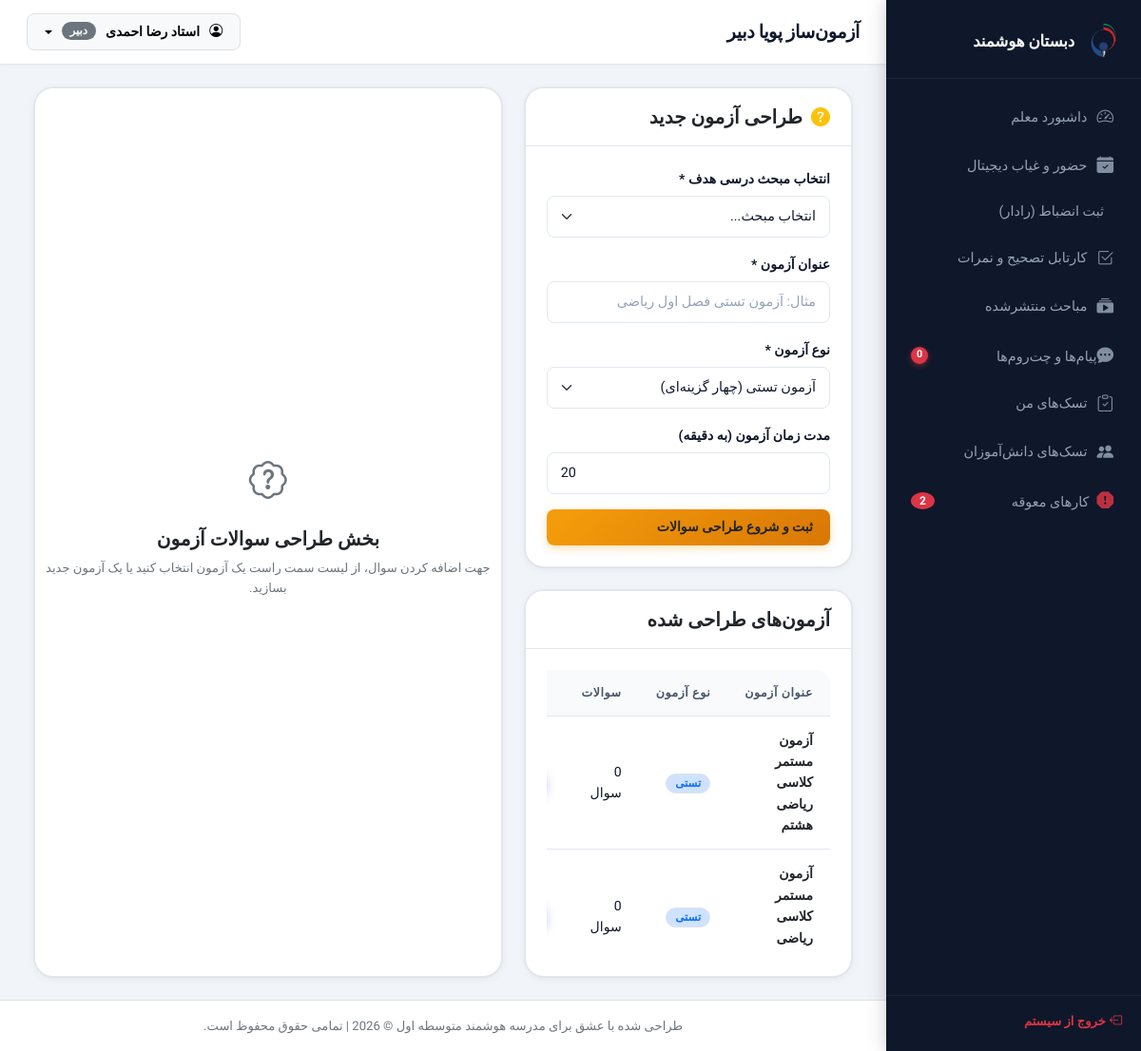
Page /teacher/quiz_builder.php (signed in) on the committed database.
### tables this page shows
CREATE TABLE `quizzes` (
  `id` int(11) NOT NULL,
  `topic_id` int(11) NOT NULL,
  `quiz_title` varchar(255) NOT NULL,
  `quiz_type` enum('multiple_choice','essay') NOT NULL,
  `duration_minutes` int(11) DEFAULT NULL,
  `created_at` timestamp NOT NULL DEFAULT current_timestamp()
);

### teacher/quiz_builder.php (the view, shortened to what this page needs)
<?php
require_once '../includes/header.php';
$quizId = isset($_GET['quiz_id']) ? (int)$_GET['quiz_id'] : 0;
$activeQuiz = null;
try {
    $stmtT = $pdo->prepare("SELECT id FROM teachers WHERE user_id = ?");
    $stmtT->execute([$_SESSION['user_id']]);
    $teacherId = $stmtT->fetchColumn();
} catch (PDOException $e) {
    die("خطا در لود مباحث: " . $e->getMessage());
}
try {
    $stmtAllQuizzes = $pdo->prepare("SELECT q.*, t.topic_title, c.class_name, co.course_name,
        (SELECT COUNT(*) FROM quiz_questions WHERE quiz_id = q.id) as questions_count
        FROM quizzes q
        JOIN topics t ON q.topic_id = t.id
        JOIN class_teacher_course ctc ON t.class_teacher_course_id = ctc.id
        JOIN classes c ON ctc.class_id = c.id
        JOIN courses co ON ctc.course_id = co.id
        WHERE ctc.teacher_id = ?
        ORDER BY q.created_at DESC");
    $stmtAllQuizzes->execute([$teacherId]);
    $quizzesList = $stmtAllQuizzes->fetchAll();
} catch (PDOException $e) {
    die("خطا در بارگذاری آزمون‌ها: " . $e->getMessage());
}
?>
<div class="container-fluid">
    <div class="row g-4">
        <div class="col-lg-5">
            <div class="card border-0 shadow-sm rounded-3 mb-4">
                <div class="card-header bg-white py-3">
                    <h5 class="fw-bold mb-0"><i class="bi bi-question-circle-fill text-warning me-1"></i> طراحی آزمون جدید</h5>
                </div>
                <div class="card-body">
                    <form method="POST" action="">
                        <div class="mb-3">
                            <label class="form-label">انتخاب مبحث درسی هدف *</label>
                            <select name="topic_id" class="form-select" required>
                                <option value="">انتخاب مبحث...</option>
                            </select>
                        </div>
                        <div class="mb-3">
                            <label class="form-label">عنوان آزمون *</label>
                            <input type="text" name="quiz_title" class="form-control" placeholder="مثال: آزمون تستی فصل اول ریاضی" required>
                        </div>
                        <div class="mb-3">
                            <label class="form-label">نوع آزمون *</label>
                            <select name="quiz_type" class="form-select" id="quizTypeSelect" onchange="toggleDurationField()" required>
                                <option value="multiple_choice">آزمون تستی (چهار گزینه‌ای)</option>
                            </select>
                        </div>
                        <div class="mb-3" id="durationField">
                            <label class="form-label">مدت زمان آزمون (به دقیقه)</label>
                            <input type="number" name="duration_minutes" class="form-control" value="20" min="1">
                        </div>
                        <button type="submit" class="btn btn-warning w-100 fw-bold text-dark">ثبت و شروع طراحی سوالات</button>
                    </form>
                </div>
            </div>
            <div class="card border-0 shadow-sm rounded-3">
                <div class="card-header bg-white py-3">
                    <h5 class="fw-bold mb-0">آزمون‌های طراحی شده</h5>
                </div>
                <div class="card-body p-0">
                    <?php if (empty($quizzesList)): ?>
                        <div class="text-center py-5">
                            <i class="bi bi-question-diamond fs-1 text-secondary mb-2"></i>
                            <p class="text-secondary mb-0">هنوز آزمونی طراحی نشده است.</p>
                        </div>
                    <?php else: ?>
                        <div class="table-responsive" style="max-height: 300px; overflow-y: auto;">
                            <table class="table custom-table mb-0">
                                <thead>
                                    <tr>
                                        <th>عنوان آزمون</th>
                                        <th>نوع آزمون</th>
                                        <th>سوالات</th>
                                        <th>اقدام</th>
                                    </tr>
                                </thead>
                                <tbody>
                                    <?php foreach ($quizzesList as $qz): ?>
                                        <tr class="<?= $quizId == $qz['id'] ? 'bg-light-subtle' : '' ?>">
                                            <td class="fw-bold text-dark"><?= htmlspecialchars($qz['quiz_title']) ?></td>
                                            <td>
                                                <span class="badge bg-<?= $qz['quiz_type'] === 'multiple_choice' ? 'primary' : 'info' ?>-subtle text-<?= $qz['quiz_type'] === 'multiple_choice' ? 'primary' : 'info' ?> border">
                                                    <?= $qz['quiz_type'] === 'multiple_choice' ? 'تستی' : 'تشریحی' ?>
                                                </span>
                                            </td>
                                            <td><?= $qz['questions_count'] ?> سوال</td>
                                            <td>
                                            </td>
                                        </tr>
                                    <?php endforeach; ?>
                                </tbody>
                            </table>
                        </div>
                    <?php endif; ?>
                </div>
            </div>
        </div>
        <div class="col-lg-7">
            <?php if (!$activeQuiz): ?>
                <div class="card border-0 shadow-sm rounded-3 py-5 text-center h-100 d-flex align-items-center justify-content-center">
                    <i class="bi bi-patch-question fs-1 text-secondary mb-3"></i>
                    <h5 class="fw-bold">بخش طراحی سوالات آزمون</h5>
                    <p class="text-secondary small">جهت اضافه کردن سوال، از لیست سمت راست یک آزمون انتخاب کنید یا یک آزمون جدید بسازید.</p>
                </div>
            <?php endif; ?>
        </div>
    </div>
</div>
<?php require_once '../includes/footer.php'; ?>

### assets/css/style.css (style rules this page uses)
:root { --sidebar-bg: #0F172A; --sidebar-hover: rgba(99, 102, 241, 0.12); --sidebar-text: #94A3B8; --sidebar-active-text: #FFFFFF; --sidebar-active-bg: rgba(99, 102, 241, 0.2); --sidebar-active-border:#6366F1; --sidebar-width: 268px; --body-bg: #F1F5F9; --card-bg: #FFFFFF; --card-bg-alt: #F8FAFC; --text-primary: #0F172A; --text-secondary: #475569; --text-muted: #94A3B8; --primary: #6366F1; --primary-hover: #4F46E5; --primary-light: rgba(99, 102, 241, 0.1); --primary-subtle: #EEF2FF; --accent: #F97316; --accent-hover: #EA6C00; --accent-light: rgba(249, 115, 22, 0.1); --success: #10B981; --success-light: rgba(16, 185, 129, 0.1); --danger: #EF4444; --danger-light: rgba(239, 68, 68, 0.1); --warning: #F59E0B; --warning-light: rgba(245, 158, 11, 0.1); --info: #3B82F6; --info-light: rgba(59, 130, 246, 0.1); --border: #E2E8F0; --border-strong: #CBD5E1; --shadow-xs: 0 1px 2px rgba(0,0,0,.04); --shadow-sm: 0 2px 8px rgba(0,0,0,.06), 0 0 0 1px rgba(0,0,0,.04); --shadow-md: 0 4px 16px rgba(0,0,0,.08), 0 0 0 1px rgba(0,0,0,.04); --shadow-lg: 0 8px 32px rgba(0,0,0,.10), 0 0 0 1px rgba(0,0,0,.04); --shadow-clay: 4px 4px 0px rgba(99,102,241,.18), 0 4px 16px rgba(99,102,241,.12); --radius-sm: 8px; --radius-md: 14px; --radius-lg: 20px; --radius-xl: 28px; --radius-pill: 999px; --ease: cubic-bezier(0.25, 0.8, 0.25, 1); --transition: 0.22s var(--ease); }
*, *::before, *::after { box-sizing: border-box; }
html { scroll-behavior: smooth; }
body { font-family: 'Vazirmatn', system-ui, sans-serif; background-color: var(--body-bg); color: var(--text-primary); direction: rtl; overflow-x: hidden; -webkit-font-smoothing: antialiased; font-size: 15px; line-height: 1.6; }
.card { border-radius: var(--radius-lg) !important; border: 1px solid var(--border) !important; box-shadow: var(--shadow-sm) !important; transition: box-shadow var(--transition), transform var(--transition); overflow: hidden; }
.card-header { background-color: var(--card-bg) !important; border-bottom: 1px solid var(--border) !important; padding: 18px 22px !important; }
.card-body { padding: 22px !important; }
.custom-table { border-radius: var(--radius-md); overflow: hidden; background-color: var(--card-bg); width: 100%; border-collapse: separate; border-spacing: 0; }
.custom-table thead th { background-color: var(--card-bg-alt); color: var(--text-secondary); font-weight: 600; font-size: 0.78rem; text-transform: uppercase; letter-spacing: 0.6px; border-bottom: 1px solid var(--border); padding: 14px 18px; white-space: nowrap; }
.custom-table tbody td { padding: 14px 18px; border-bottom: 1px solid var(--border); vertical-align: middle; color: var(--text-primary); font-size: 0.875rem; transition: background var(--transition); }
.form-label { font-weight: 600; font-size: 0.875rem; color: var(--text-primary); margin-bottom: 7px; }
.form-control, .form-select { border: 1.5px solid var(--border); border-radius: var(--radius-sm); padding: 10px 14px; font-size: 0.9rem; font-family: 'Vazirmatn', sans-serif; transition: border-color var(--transition), box-shadow var(--transition); background-color: var(--card-bg); color: var(--text-primary); }
.form-control::placeholder { color: var(--text-muted); }
.btn { border-radius: var(--radius-sm); padding: 9px 18px; font-weight: 600; font-size: 0.875rem; font-family: 'Vazirmatn', sans-serif; transition: all var(--transition); cursor: pointer; display: inline-flex; align-items: center; gap: 6px; border: none; line-height: 1.4; }
.btn-warning { background: linear-gradient(135deg, #F59E0B 0%, #D97706 100%); color: white; box-shadow: 0 3px 10px rgba(245,158,11,.3); }
.badge { font-family: 'Vazirmatn', sans-serif; font-weight: 600; font-size: 0.73rem; padding: 4px 9px; border-radius: var(--radius-pill); letter-spacing: 0; }
.container-fluid { animation: fadeInUp 0.25s var(--ease); }

### rows in the picture
quizzes: quiz_title "آزمون مستمر کلاسی ریاضی هشتم", quiz_type "تستی", questions_count "0"
quizzes: quiz_title "آزمون مستمر کلاسی ریاضی…", quiz_type "تستی", questions_count "0"

### other values in the picture
$sidebarUnreadCount "0"
$overdueCount "2"
$currentUser['full_name'] "استاد رضا احمدی"
get_role_fa($currentUser['role']) "دبیر"
